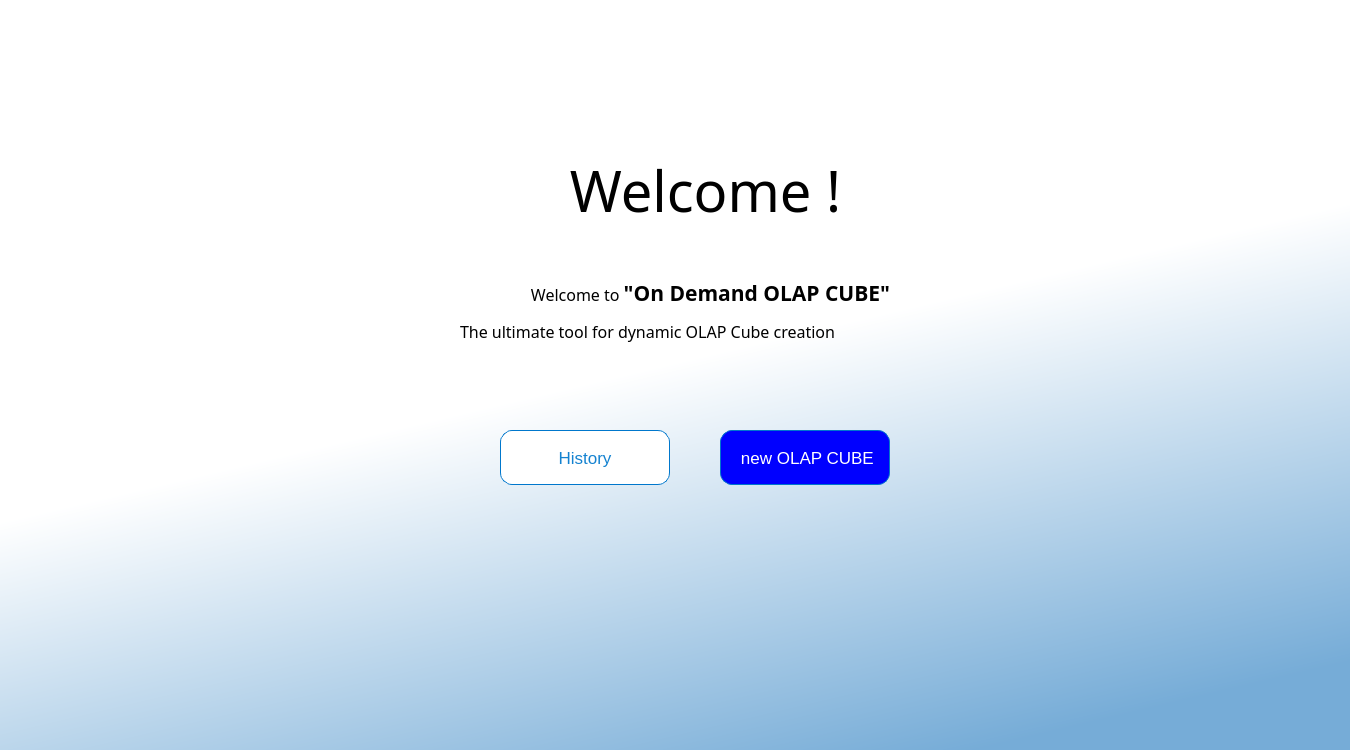
<?xml version="1.0" encoding="UTF-8"?>
<ui version="4.0">
 <class>MainWindow</class>
 <widget class="QMainWindow" name="MainWindow">
  <property name="geometry">
   <rect>
    <x>0</x>
    <y>0</y>
    <width>1350</width>
    <height>750</height>
   </rect>
  </property>
  <property name="font">
   <font>
    <family>MS Shell Dlg 2</family>
    <italic>false</italic>
   </font>
  </property>
  <property name="windowTitle">
   <string>Welcome</string>
  </property>
  <property name="styleSheet">
   <string notr="true">QMainWindow {
background-color: qlineargradient(spread:pad, x1:0.72, y1:1, x2:0.499, y2:0.482909, stop:0 rgba(118, 172, 215, 255), stop:1 rgba(255, 255, 255, 255));
}</string>
  </property>
  <widget class="QWidget" name="centralwidget">
   <widget class="QPushButton" name="pushButton">
    <property name="geometry">
     <rect>
      <x>500</x>
      <y>430</y>
      <width>170</width>
      <height>55</height>
     </rect>
    </property>
    <property name="styleSheet">
     <string notr="true">QPushButton {
  background-color:white;
  border: 1px solid #0077CC;
  border-radius: 12px;
  box-sizing: border-box;
  color: #1482D0;
  cursor: pointer;
  direction: ltr;
  display: block;
  font-family: &quot;SF Pro Text&quot;,&quot;SF Pro Icons&quot;,&quot;AOS Icons&quot;,&quot;Helvetica Neue&quot;,Helvetica,Arial,sans-serif;
  font-size: 17px;
  font-weight: 400;
  letter-spacing: -.022em;
  line-height: 1.47059;
  min-width: 30px;
  overflow: visible;
  padding: 4px 15px;
  text-align: center;
  vertical-align: baseline;
  user-select: none;
  -webkit-user-select: none;
  touch-action: manipulation;
  white-space: nowrap;
}

QPushButton:disabled {
  cursor: default;
  opacity: .3;
}

.button-15:hover {
  background-image: linear-gradient(#51A9EE, #147BCD);
  border-color: #1482D0;
  text-decoration: none;
}

QPushButton:active {
  background-image: linear-gradient(#3D94D9, #0067B9);
  border-color: #006DBC;
  outline: none;
}

QPushButton:focus {
  box-shadow: rgba(131, 192, 253, 0.5) 0 0 0 3px;
  outline: none;
}

QPushButton:pressed {
    background-color: qlineargradient(x1: 0, y1: 0, x2: 0, y2: 1,
                                      stop: 0 #dadbde, stop: 1 #f6f7fa);
}</string>
    </property>
    <property name="text">
     <string>History</string>
    </property>
   </widget>
   <widget class="QPushButton" name="pushButton_2">
    <property name="geometry">
     <rect>
      <x>720</x>
      <y>430</y>
      <width>170</width>
      <height>55</height>
     </rect>
    </property>
    <property name="styleSheet">
     <string notr="true">/* CSS */
QPushButton {
  background-color: blue;
  border: 1px solid #0077CC;
  border-radius: 12px;
  box-sizing: border-box;
  color: #FFFFFF;
  cursor: pointer;
  direction: ltr;
  display: block;
  font-family: &quot;SF Pro Text&quot;,&quot;SF Pro Icons&quot;,&quot;AOS Icons&quot;,&quot;Helvetica Neue&quot;,Helvetica,Arial,sans-serif;
  font-size: 17px;
  font-weight: 400;
  letter-spacing: -.022em;
  line-height: 1.47059;
  min-width: 30px;
  overflow: visible;
  padding: 4px 15px;
  text-align: center;
  vertical-align: baseline;
  user-select: none;
  -webkit-user-select: none;
  touch-action: manipulation;
  white-space: nowrap;
}

QPushButton:disabled {
  cursor: default;
  opacity: .3;
}

QPushButton:hover {
  background-color: #1482D0;
  border-color: #1482D0;
  text-decoration: none;
}

QPushButton:active {
  background-color: #0067B9;
  border-color: #006DBC;
  outline: none;
}

QPushButton:focus {
  box-shadow: rgba(131, 192, 253, 0.5) 0 0 0 3px;
  outline: none;
}

QPushButton:pressed {
  background-color: #0077CC;
  border-color: #0077CC;
}

</string>
    </property>
    <property name="text">
     <string> new OLAP CUBE</string>
    </property>
   </widget>
   <widget class="QLabel" name="label">
    <property name="geometry">
     <rect>
      <x>540</x>
      <y>150</y>
      <width>331</width>
      <height>81</height>
     </rect>
    </property>
    <property name="font">
     <font>
      <family>Microsoft JhengHei Light</family>
      <pointsize>42</pointsize>
      <weight>75</weight>
      <bold>true</bold>
     </font>
    </property>
    <property name="styleSheet">
     <string notr="true"/>
    </property>
    <property name="text">
     <string>&lt;html&gt;&lt;head/&gt;&lt;body&gt;&lt;p align=&quot;center&quot;&gt;&lt;span style=&quot; font-weight:400;&quot;&gt;Welcome&lt;/span&gt;&lt;span style=&quot; font-weight:400;&quot;&gt; !&lt;/span&gt;&lt;/p&gt;&lt;/body&gt;&lt;/html&gt;</string>
    </property>
   </widget>
   <widget class="QLabel" name="label_2">
    <property name="geometry">
     <rect>
      <x>460</x>
      <y>270</y>
      <width>501</width>
      <height>81</height>
     </rect>
    </property>
    <property name="font">
     <font>
      <family>Simplified Arabic Fixed</family>
      <pointsize>12</pointsize>
     </font>
    </property>
    <property name="styleSheet">
     <string notr="true"/>
    </property>
    <property name="text">
     <string>&lt;html&gt;&lt;head/&gt;&lt;body&gt;&lt;p align=&quot;center&quot;&gt;Welcome to &lt;span style=&quot; font-size:16pt; font-weight:600;&quot;&gt;&amp;quot;On Demand OLAP CUBE&amp;quot;&lt;/span&gt;&lt;/p&gt;&lt;p&gt;The ultimate tool for dynamic OLAP Cube creation&lt;/p&gt;&lt;/body&gt;&lt;/html&gt;</string>
    </property>
   </widget>
  </widget>
  <widget class="QMenuBar" name="menubar">
   <property name="geometry">
    <rect>
     <x>0</x>
     <y>0</y>
     <width>1350</width>
     <height>21</height>
    </rect>
   </property>
  </widget>
 </widget>
 <resources/>
 <connections/>
</ui>
